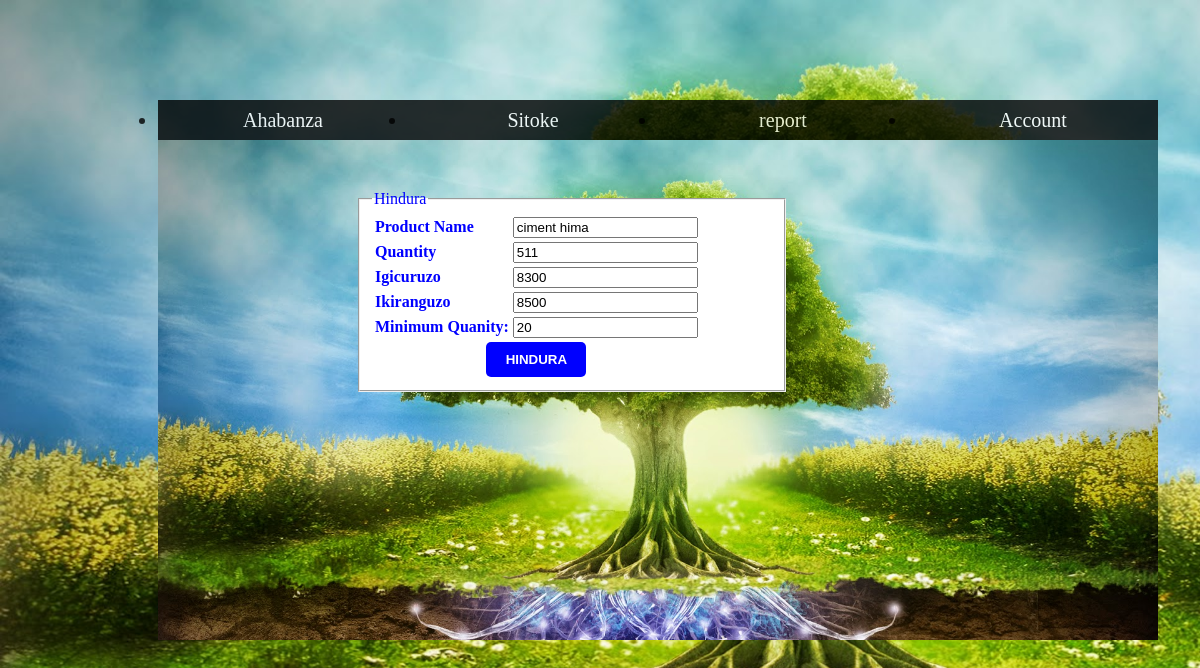
The app's page /admin/index.php?edit_pro=16 (signed in) with its own data.
### tables this page shows
CREATE TABLE IF NOT EXISTS `new_stock` (
  `id` int(10) NOT NULL AUTO_INCREMENT,
  `prod_name` varchar(255) NOT NULL,
  `selling_price` double NOT NULL,
  `original_price` double NOT NULL,
  `quantiy` double NOT NULL,
  `min_qty` int(10) NOT NULL,
  PRIMARY KEY (`id`)
);

### admin/edit_pro.php (the view, shortened to what this page needs)
<?php
include"include/connnect.php";
if(isset($_GET['edit_pro'])){
	$pro_id=$_GET['edit_pro'];
	$sel="select * from new_stock where id='$pro_id'";
	$run_sel=mysqli_query($con,$sel);
	while($row_pro=mysqli_fetch_array($run_sel)){
	$pro_name=$row_pro['prod_name'];
	$sell_price=$row_pro['selling_price'];
	$org_price=$row_pro['original_price'];
	$quantity=$row_pro['quantiy'];
	$min=$row_pro['min_qty'];
	}
}
?>
<html>
<head>
</head>
<body bgcolor="skyblue">
<form action="" method="post" enctype="multipart/form-data">
  <fieldset style="width:400px; height:auto; background-color:white;align:center; color:blue;
  margin-left:200px; margin-top:50px; font-family:COMIC SANS MS;"><legend>Hindura</legend>
  <table style="font-family:COMIC SANS MS;color:blue;">
  <tr><td><b>Product Name</b></td><td><input type="text" name="product_name" value="<?php echo $pro_name;  ?>"></td></tr>
  <tr><td> <b>Quantity</b> </td><td> <input type="text" name="qty" value="<?php echo $quantity;   ?>" required></td></tr>
  <tr><td> <b>Igicuruzo</b> </td><td> <input type="text" name="sell_price"  value="<?php  echo $sell_price;  ?>"required></td></tr>
   <tr><td> <b>Ikiranguzo</b>  </td><td> <input type="text" name="org_price" value="<?php  echo $org_price;  ?>" required></td></tr>
   <tr><td> <b>Minimum Quanity:</b>  </td><td> <input type="text" name="min" value="<?php  echo $min;  ?>" required></td></tr>
  <tr align="center"><td colspan="3">
  <input type="submit" name="update"  value="HINDURA"  style="width:100px;
	 height:35px; border:0;	 border-radius:5px;	 -webkit-border-radius:5px;	-o-border-radius:5px;	-moz-border-radius:5px;
	background-color:blue;		font-weight:bolder; color:white;" ></td></tr>
  </table>
  </fieldset>
</form>
</body>
</html>

### admin/style.css (style rules this page uses)
body { background-image:url(images/green.jpg); background-size:cover; }

### records on screen
new_stock: product_name "ciment hima", qty "511", sell_price "8300", org_price "8500", min "20"
